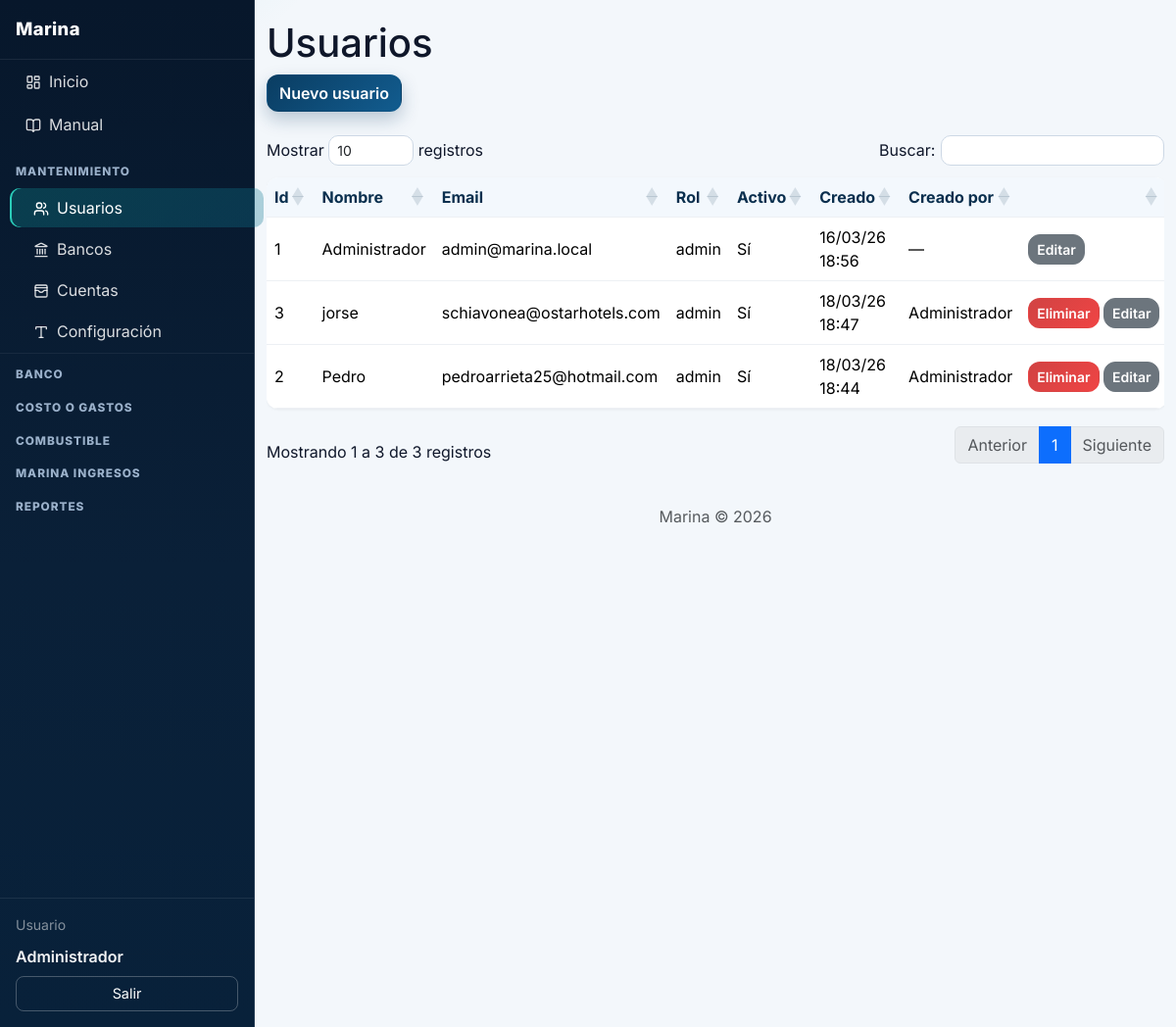
/index.php?p=usuarios (signed in), run on the app's committed database.
### tables this page shows
CREATE TABLE usuarios (
  id INT UNSIGNED AUTO_INCREMENT PRIMARY KEY,
  nombre VARCHAR(100) NOT NULL,
  email VARCHAR(100) NOT NULL UNIQUE,
  password_hash VARCHAR(255) NOT NULL,
  rol VARCHAR(50) NOT NULL DEFAULT 'admin',
  activo TINYINT(1) NOT NULL DEFAULT 1,
  created_at DATETIME NOT NULL DEFAULT CURRENT_TIMESTAMP,
  updated_at DATETIME NOT NULL DEFAULT CURRENT_TIMESTAMP ON UPDATE CURRENT_TIMESTAMP,
  created_by INT UNSIGNED NULL,
  updated_by INT UNSIGNED NULL,
  FOREIGN KEY (created_by) REFERENCES usuarios(id),
  FOREIGN KEY (updated_by) REFERENCES usuarios(id)
);

### index.php (called while the page is built, shortened)
<?php
require_once __DIR__ . '/includes/funciones.php';
require_once __DIR__ . '/includes/auth.php';
$p = trim($_GET['p'] ?? 'dashboard');
$p = preg_replace('/[^a-z0-9_-]/', '', $p) ?: 'dashboard';
$pagina = __DIR__ . '/pages/' . $p . '.php';
require $pagina;

### includes/funciones.php (called while the page is built, shortened)
<?php
function e(string $s): string {
    return htmlspecialchars($s, ENT_QUOTES, 'UTF-8');
}
function fechaHoraFormato(?string $fecha, string $formato = MARINA_FMT_FECHA_HORA_PANTALLA): string {
    $t = strtotime($fecha);
    return $t ? date($formato, $t) : $fecha;
}

### includes/auth.php (called while the page is built, shortened)
<?php
function usuarioActual(): ?array {
    return $_SESSION['usuario'] ?? null;
}
function usuarioId(): ?int {
    $u = usuarioActual();
    return $u ? (int) $u['id'] : null;
}

### pages/usuarios.php (the view, shortened to what this page needs)
<?php
$pdo = getDb();
?>
<?php require_once __DIR__ . '/../includes/layout.php'; ?>
<h1>Usuarios</h1>
<div class="toolbar d-flex gap-2 align-items-center">
    <button type="button" class="btn btn-primary" id="btnNuevoUsuario">Nuevo usuario</button>
</div>
<table>
    <thead>
        <tr><th>Id</th><th>Nombre</th><th>Email</th><th>Rol</th><th>Activo</th><th>Creado</th><th>Creado por</th><th></th></tr>
    </thead>
    <tbody>
    <?php
    $st = $pdo->query('
        SELECT u.id, u.nombre, u.email, u.rol, u.activo, u.created_at,
               cu.nombre AS creado_por_nombre
        FROM usuarios u
        LEFT JOIN usuarios cu ON u.created_by = cu.id
        ORDER BY u.nombre
    ');
    while ($r = $st->fetch()):
        $creado = $r['creado_por_nombre'] ? e($r['creado_por_nombre']) : '—';
        $noEliminar = ((int)$r['id'] === (int)usuarioId());
    ?>
        <tr>
            <td><?= (int)$r['id'] ?></td>
            <td><?= e($r['nombre']) ?></td>
            <td><?= e($r['email']) ?></td>
            <td><?= e($r['rol']) ?></td>
            <td><?= $r['activo'] ? 'Sí' : 'No' ?></td>
            <td><?= fechaHoraFormato($r['created_at']) ?></td>
            <td><?= $creado ?></td>
            <td class="acciones">
                <?php if (!$noEliminar): ?>
                    <button type="button"
                            class="btn btn-danger btn-sm btn-eliminar-usuario"
                            data-id="<?= (int)$r['id'] ?>"
                            data-nombre="<?= e($r['nombre']) ?>">
                        Eliminar
                    </button>
                <?php endif; ?>
                <button type="button"
                        class="btn btn-secondary btn-sm btn-editar-usuario"
                        data-id="<?= (int)$r['id'] ?>"
                        data-nombre="<?= e($r['nombre']) ?>"
                        data-email="<?= e($r['email']) ?>"
                        data-activo="<?= (int)$r['activo'] ?>">
                    Editar
                </button>
            </td>
        </tr>
    <?php endwhile; ?>
    </tbody>
</table>
<?php
require_once __DIR__ . '/../includes/footer.php';
?>

### assets/css/estilos.css (style rules this page uses)
body { font-family: system-ui, -apple-system, Segoe UI, Roboto, Arial, sans-serif; background: #f4f6f9; }
.toolbar { margin-bottom: 1rem; }
.acciones { white-space: nowrap; }
table { background: #fff; border-radius: .75rem; overflow: hidden; box-shadow: 0 1px 3px rgba(0, 0, 0, 0.06); }
th, td { padding: .75rem 1rem; border-bottom: 1px solid #edf0f4; }
th { background: #f8fafc; font-weight: 700; }
.dataTables_wrapper table.dataTable { margin-top: .25rem !important; margin-bottom: .25rem !important; }
:root { --bg-main: #f3f7fb; --surface: #ffffff; --surface-soft: #f8fbff; --text-main: #0f172a; --text-soft: #64748b; --brand-1: #0a3d62; --brand-2: #0ea5a6; --ok: #0f9f64; --danger: #d14343; --radius-lg: 16px; --radius-md: 12px; --shadow-soft: 0 10px 30px rgba(15, 23, 42, 0.08); }
body { font-family: "Inter", system-ui, -apple-system, Segoe UI, Roboto, Arial, sans-serif; color: var(--text-main); background: radial-gradient(1200px 600px at -10% -10%, rgba(14, 165, 166, 0.16), transparent 40%), radial-gradient(900px 500px at 120% -20%, rgba(10, 61, 98, 0.2), transparent 35%), var(--bg-main); }
.btn { border-radius: 12px; font-weight: 600; transition: transform .16s ease, box-shadow .16s ease, opacity .16s ease; }
.btn-primary { background: linear-gradient(135deg, var(--brand-1), #125c8f); border-color: transparent; box-shadow: 0 8px 18px rgba(10, 61, 98, .25); }
.btn-danger { background: linear-gradient(135deg, #d14343, #ef4444); border-color: transparent; }
.dataTables_wrapper table.dataTable thead th { background: #f3f8fd !important; color: #0a2f4e; }

### data on the page
usuarios: id "1", nombre "Administrador", email "admin@marina.local", rol "admin", activo "Sí", created_at "16/03/26 18:56", creado "—"
usuarios: id "3", nombre "jorse", email "schiavonea@ostarhotels.com", rol "admin", activo "Sí", created_at "18/03/26 18:47", created_by.nombre "Administrador"
usuarios: id "2", nombre "Pedro", email "pedroarrieta25@hotmail.com", rol "admin", activo "Sí", created_at "18/03/26 18:44", created_by.nombre "Administrador"

### other printed values
$nombre_usuario "Administrador"
